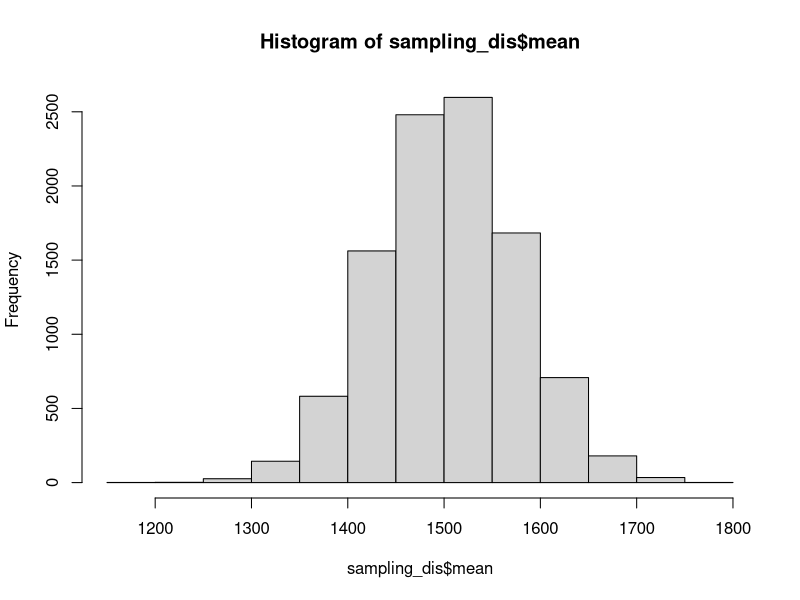
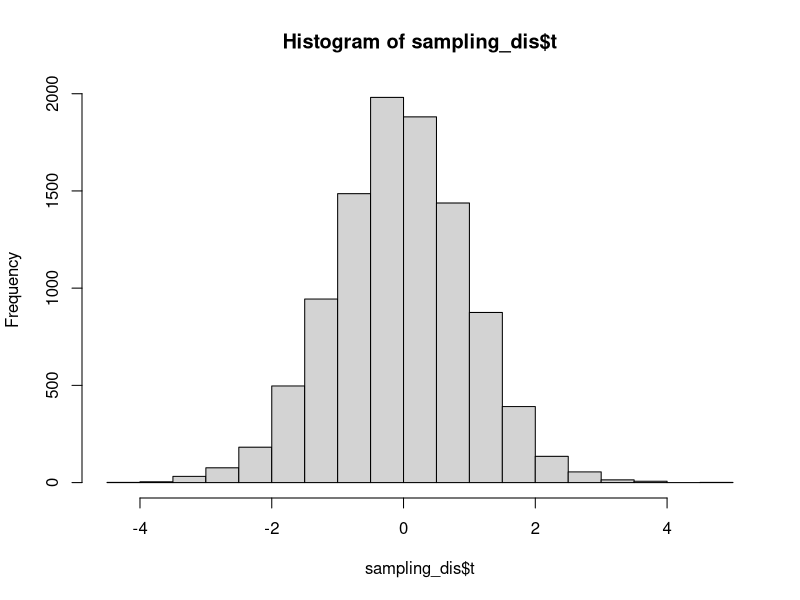

Write the R code that produced these figures, in order.
# this file is for the workshop 5 hypothesis testing
# setting the working environment

# Hypothesis test
# Scenario: you landed on a small island with 1000 population. The tourist guide
# tells you that this island has a average month income of 1500 dollors. However,
# you became suspicious about it. because when you bought a Coca Cola in the 
# supermarket, you paid 3 dollars. Although there is a possibility that because 
# of the transportation cost, Cola is generally more expensive, you decided
# to sample 30 local people on the street to answer your doubt. 
# Task 1: Write out the null hypothesis and the alternative hypothesis.
# Task 2: Simulate a t statistics sampling distribution, and test whether the t 
# statistics of the sample falls in the distribution.
# Task 3: Calculated the t distribution using the student t distribution table 
# or function in R, compare the results.

# gen a population
n <- 15000
set.seed(92092)
pop <- rnorm(1000, mean = n, sd = 400)

# sample one time
set.seed(92092)
sample_one <- sample(pop, size = 30)
sample_mean <- mean(sample_one)
sample_sd <- sd(sample_one)
sample_t <- (sample_mean - 1500)/(sample_sd/(n^(1/2))) # here we calculate the 
# t statistic according to the null hypothesis. 
# Student distribution is a standardized distribution across different 
# population.

sample_one_mean <- sample_mean
sample_one_t <- sample_t

# simulation
seeds <- c(1:10000)
sampling_dis <- data.frame(mean = rep(0, 10000))

# here we 
pop_fiction <- rnorm(1000, mean = 1500, sd = 400)
for (i in 1:10000) {
  seed <- seeds[i]
  set.seed(seed)
  sample_size <- 30
  sample <- sample(pop_fiction, size = sample_size, replace = FALSE)
  sample_mean <- mean(sample)
  sample_sd <- sd(sample)
  sample_t <- (1500-sample_mean)/(sample_sd/(sample_size^(1/2))) # here is the
  # t-statistics. Student distribution is a standardized distribution. 
  sampling_dis$t[i] <- sample_t
  sampling_dis$mean[i] <- sample_mean
}

hist(sampling_dis$mean)
hist(sampling_dis$t)
quantile(sampling_dis$t, probs = c(.025,.9725))
print(sample_one_t)

# Compare to the t distribution
qt(c(.025, .975), df=29)

# you might notice some difference. It is caused by the difference between the
# probability distribution and the approximation of it. And also the sd function 
# is using the n-1 as the denominator. 

# two different types of error
# Type I & Type II Error Confusion Matrix
error_table = matrix(data = c('True Positive', 'False Negative',
                              'False Positive', 'True Negative'),
                     nrow = 2,
                     byrow = T,
                     dimnames = list(c('Infected', 'Not Infected'),
                                     c('Positive', 'Negative')))
# confusion matrix
